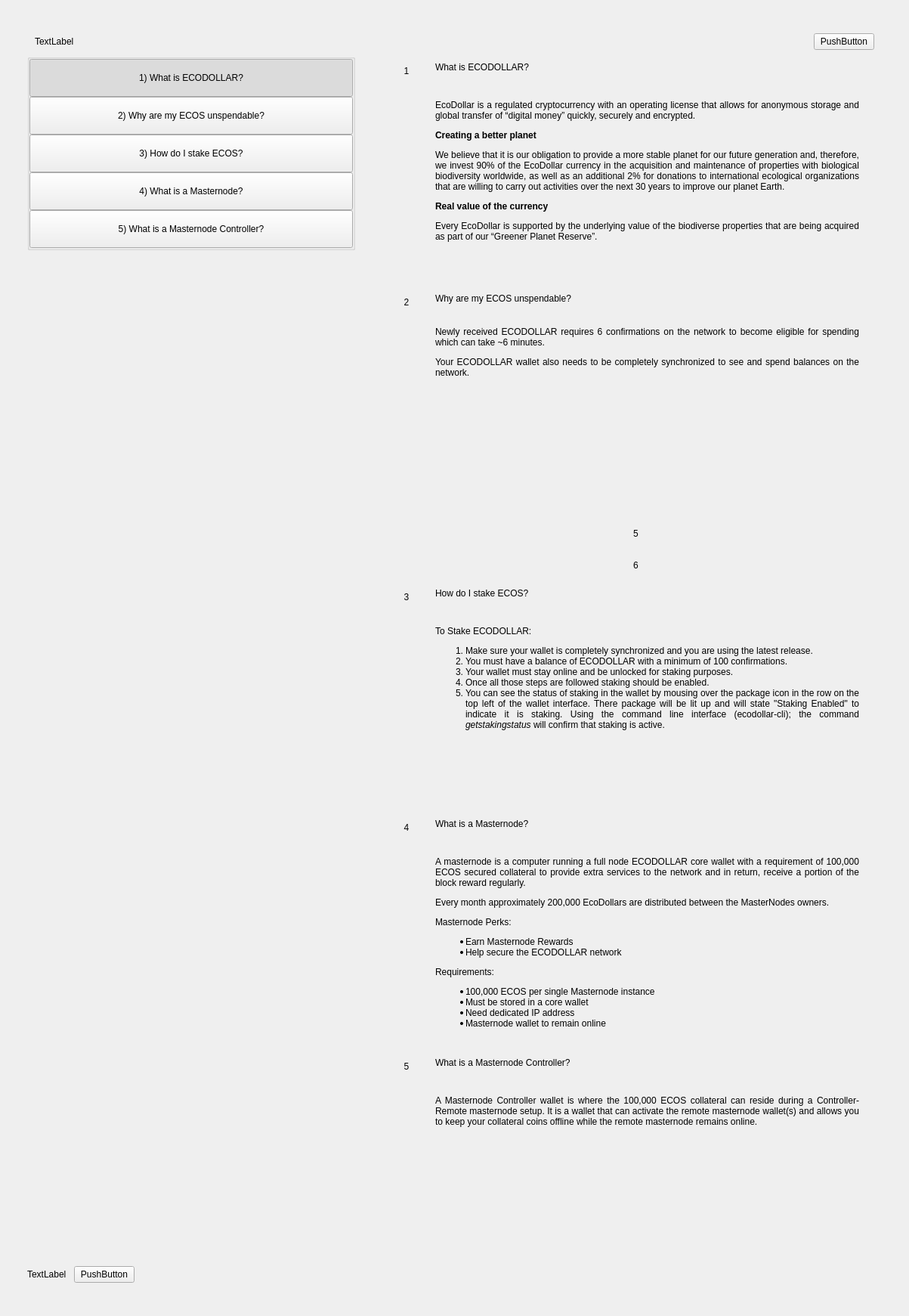
<?xml version="1.0" encoding="UTF-8"?>
<ui version="4.0">
 <class>SettingsFaqWidget</class>
 <widget class="QWidget" name="SettingsFaqWidget">
  <property name="geometry">
   <rect>
    <x>0</x>
    <y>0</y>
    <width>1203</width>
    <height>1741</height>
   </rect>
  </property>
  <property name="windowTitle">
   <string>Form</string>
  </property>
  <layout class="QHBoxLayout" name="horizontalLayout" stretch="0">
   <property name="spacing">
    <number>0</number>
   </property>
   <property name="leftMargin">
    <number>0</number>
   </property>
   <property name="topMargin">
    <number>0</number>
   </property>
   <property name="rightMargin">
    <number>0</number>
   </property>
   <property name="bottomMargin">
    <number>0</number>
   </property>
   <item>
    <widget class="PFBorderImage" name="container">
     <layout class="QVBoxLayout" name="verticalLayoutcont">
      <property name="leftMargin">
       <number>36</number>
      </property>
      <property name="topMargin">
       <number>44</number>
      </property>
      <property name="rightMargin">
       <number>36</number>
      </property>
      <property name="bottomMargin">
       <number>44</number>
      </property>
      <item>
       <layout class="QHBoxLayout" name="horizontalLayout_3">
        <property name="spacing">
         <number>0</number>
        </property>
        <property name="leftMargin">
         <number>10</number>
        </property>
        <property name="rightMargin">
         <number>10</number>
        </property>
        <item>
         <widget class="QLabel" name="labelTitle">
          <property name="text">
           <string>TextLabel</string>
          </property>
         </widget>
        </item>
        <item>
         <spacer name="horizontalSpacer">
          <property name="orientation">
           <enum>Qt::Horizontal</enum>
          </property>
          <property name="sizeHint" stdset="0">
           <size>
            <width>40</width>
            <height>20</height>
           </size>
          </property>
         </spacer>
        </item>
        <item>
         <widget class="QPushButton" name="pushButtonExit">
          <property name="text">
           <string>PushButton</string>
          </property>
         </widget>
        </item>
       </layout>
      </item>
      <item>
       <layout class="QHBoxLayout" name="horizontalLayout_6" stretch="2,0,3">
        <item>
         <widget class="QWidget" name="left" native="true">
          <layout class="QVBoxLayout" name="verticalLayout_3">
           <property name="leftMargin">
            <number>0</number>
           </property>
           <property name="topMargin">
            <number>0</number>
           </property>
           <property name="rightMargin">
            <number>0</number>
           </property>
           <property name="bottomMargin">
            <number>0</number>
           </property>
           <item>
            <layout class="QVBoxLayout" name="verticalLayout_2">
             <property name="spacing">
              <number>0</number>
             </property>
             <item>
              <widget class="QWidget" name="containerButtons" native="true">
               <layout class="QVBoxLayout" name="verticalLayout">
                <property name="spacing">
                 <number>0</number>
                </property>
                <property name="leftMargin">
                 <number>0</number>
                </property>
                <property name="topMargin">
                 <number>0</number>
                </property>
                <property name="rightMargin">
                 <number>0</number>
                </property>
                <property name="bottomMargin">
                 <number>0</number>
                </property>
                <item>
                 <widget class="QGroupBox" name="groupBox">
                  <property name="title">
                   <string/>
                  </property>
                  <layout class="QVBoxLayout" name="verticalLayout_9">
                   <property name="spacing">
                    <number>0</number>
                   </property>
                   <property name="leftMargin">
                    <number>0</number>
                   </property>
                   <property name="topMargin">
                    <number>0</number>
                   </property>
                   <property name="rightMargin">
                    <number>0</number>
                   </property>
                   <property name="bottomMargin">
                    <number>0</number>
                   </property>
                   <item>
                    <widget class="QPushButton" name="pushButtonFaq1">
                     <property name="minimumSize">
                      <size>
                       <width>0</width>
                       <height>50</height>
                      </size>
                     </property>
                     <property name="maximumSize">
                      <size>
                       <width>16777215</width>
                       <height>50</height>
                      </size>
                     </property>
                     <property name="focusPolicy">
                      <enum>Qt::NoFocus</enum>
                     </property>
                     <property name="text">
                      <string>1) What is ECODOLLAR?</string>
                     </property>
                     <property name="checkable">
                      <bool>true</bool>
                     </property>
                     <property name="checked">
                      <bool>true</bool>
                     </property>
                     <property name="autoExclusive">
                      <bool>true</bool>
                     </property>
                    </widget>
                   </item>
                   <item>
                    <widget class="QPushButton" name="pushButtonFaq2">
                     <property name="minimumSize">
                      <size>
                       <width>0</width>
                       <height>50</height>
                      </size>
                     </property>
                     <property name="maximumSize">
                      <size>
                       <width>16777215</width>
                       <height>50</height>
                      </size>
                     </property>
                     <property name="focusPolicy">
                      <enum>Qt::NoFocus</enum>
                     </property>
                     <property name="text">
                      <string>2) Why are my ECOS unspendable?</string>
                     </property>
                     <property name="checkable">
                      <bool>true</bool>
                     </property>
                     <property name="autoExclusive">
                      <bool>true</bool>
                     </property>
                    </widget>
                   </item>
                   <item>
                    <widget class="QPushButton" name="pushButtonFaq7">
                     <property name="minimumSize">
                      <size>
                       <width>0</width>
                       <height>50</height>
                      </size>
                     </property>
                     <property name="focusPolicy">
                      <enum>Qt::NoFocus</enum>
                     </property>
                     <property name="text">
                      <string>3) How do I stake ECOS?</string>
                     </property>
                     <property name="checkable">
                      <bool>true</bool>
                     </property>
                     <property name="autoExclusive">
                      <bool>true</bool>
                     </property>
                    </widget>
                   </item>
                   <item>
                    <widget class="QPushButton" name="pushButtonFaq9">
                     <property name="minimumSize">
                      <size>
                       <width>0</width>
                       <height>50</height>
                      </size>
                     </property>
                     <property name="focusPolicy">
                      <enum>Qt::NoFocus</enum>
                     </property>
                     <property name="text">
                      <string>4) What is a Masternode?</string>
                     </property>
                     <property name="checkable">
                      <bool>true</bool>
                     </property>
                     <property name="autoExclusive">
                      <bool>true</bool>
                     </property>
                    </widget>
                   </item>
                   <item>
                    <widget class="QPushButton" name="pushButtonFaq10">
                     <property name="minimumSize">
                      <size>
                       <width>0</width>
                       <height>50</height>
                      </size>
                     </property>
                     <property name="focusPolicy">
                      <enum>Qt::NoFocus</enum>
                     </property>
                     <property name="text">
                      <string>5) What is a Masternode Controller?</string>
                     </property>
                     <property name="checkable">
                      <bool>true</bool>
                     </property>
                     <property name="autoExclusive">
                      <bool>true</bool>
                     </property>
                    </widget>
                   </item>
                  </layout>
                 </widget>
                </item>
               </layout>
              </widget>
             </item>
             <item>
              <spacer name="verticalSpacer">
               <property name="orientation">
                <enum>Qt::Vertical</enum>
               </property>
               <property name="sizeHint" stdset="0">
                <size>
                 <width>20</width>
                 <height>40</height>
                </size>
               </property>
              </spacer>
             </item>
             <item>
              <layout class="QHBoxLayout" name="horizontalLayout_2">
               <item>
                <widget class="QLabel" name="labelWebLink">
                 <property name="text">
                  <string>TextLabel</string>
                 </property>
                </widget>
               </item>
               <item>
                <spacer name="horizontalSpacer_4">
                 <property name="orientation">
                  <enum>Qt::Horizontal</enum>
                 </property>
                 <property name="sizeType">
                  <enum>QSizePolicy::Minimum</enum>
                 </property>
                 <property name="sizeHint" stdset="0">
                  <size>
                   <width>10</width>
                   <height>20</height>
                  </size>
                 </property>
                </spacer>
               </item>
               <item>
                <widget class="QPushButton" name="pushButtonWebLink">
                 <property name="focusPolicy">
                  <enum>Qt::NoFocus</enum>
                 </property>
                 <property name="text">
                  <string>PushButton</string>
                 </property>
                </widget>
               </item>
               <item>
                <spacer name="horizontalSpacer_2">
                 <property name="orientation">
                  <enum>Qt::Horizontal</enum>
                 </property>
                 <property name="sizeHint" stdset="0">
                  <size>
                   <width>40</width>
                   <height>20</height>
                  </size>
                 </property>
                </spacer>
               </item>
              </layout>
             </item>
            </layout>
           </item>
          </layout>
         </widget>
        </item>
        <item>
         <spacer name="horizontalSpacer_3">
          <property name="orientation">
           <enum>Qt::Horizontal</enum>
          </property>
          <property name="sizeType">
           <enum>QSizePolicy::Minimum</enum>
          </property>
          <property name="sizeHint" stdset="0">
           <size>
            <width>40</width>
            <height>20</height>
           </size>
          </property>
         </spacer>
        </item>
        <item>
         <widget class="QWidget" name="right" native="true">
          <layout class="QVBoxLayout" name="verticalLayout_5">
           <property name="leftMargin">
            <number>0</number>
           </property>
           <property name="topMargin">
            <number>0</number>
           </property>
           <property name="rightMargin">
            <number>0</number>
           </property>
           <property name="bottomMargin">
            <number>0</number>
           </property>
           <item>
            <layout class="QVBoxLayout" name="verticalLayout_6">
             <property name="spacing">
              <number>0</number>
             </property>
             <item>
              <widget class="QScrollArea" name="scrollAreaFaq">
               <property name="styleSheet">
                <string notr="true">#scrollAreaFaq { background:transparent; }</string>
               </property>
               <property name="horizontalScrollBarPolicy">
                <enum>Qt::ScrollBarAlwaysOff</enum>
               </property>
               <property name="sizeAdjustPolicy">
                <enum>QAbstractScrollArea::AdjustIgnored</enum>
               </property>
               <property name="widgetResizable">
                <bool>true</bool>
               </property>
               <property name="alignment">
                <set>Qt::AlignLeading|Qt::AlignLeft|Qt::AlignTop</set>
               </property>
               <widget class="QWidget" name="scrollAreaWidgetContents">
                <property name="geometry">
                 <rect>
                  <x>0</x>
                  <y>0</y>
                  <width>628</width>
                  <height>2344</height>
                 </rect>
                </property>
                <property name="autoFillBackground">
                 <bool>false</bool>
                </property>
                <property name="styleSheet">
                 <string notr="true">#scrollAreaWidgetContents { background:transparent; }</string>
                </property>
                <layout class="QVBoxLayout" name="verticalLayout_7">
                 <property name="spacing">
                  <number>0</number>
                 </property>
                 <property name="sizeConstraint">
                  <enum>QLayout::SetDefaultConstraint</enum>
                 </property>
                 <property name="leftMargin">
                  <number>0</number>
                 </property>
                 <property name="topMargin">
                  <number>0</number>
                 </property>
                 <property name="rightMargin">
                  <number>0</number>
                 </property>
                 <property name="bottomMargin">
                  <number>0</number>
                 </property>
                 <item>
                  <widget class="QWidget" name="widgetFaq1" native="true">
                   <property name="minimumSize">
                    <size>
                     <width>300</width>
                     <height>0</height>
                    </size>
                   </property>
                   <layout class="QHBoxLayout" name="horizontalLayout_1" stretch="0,1">
                    <item alignment="Qt::AlignTop">
                     <widget class="QLabel" name="labelNumber1">
                      <property name="minimumSize">
                       <size>
                        <width>24</width>
                        <height>24</height>
                       </size>
                      </property>
                      <property name="maximumSize">
                       <size>
                        <width>16777215</width>
                        <height>24</height>
                       </size>
                      </property>
                      <property name="text">
                       <string>1</string>
                      </property>
                      <property name="alignment">
                       <set>Qt::AlignCenter</set>
                      </property>
                     </widget>
                    </item>
                    <item>
                     <layout class="QVBoxLayout" name="verticalLayout_61">
                      <property name="leftMargin">
                       <number>20</number>
                      </property>
                      <property name="rightMargin">
                       <number>20</number>
                      </property>
                      <item>
                       <widget class="QLabel" name="labelSubtitle1">
                        <property name="text">
                         <string>What is ECODOLLAR?</string>
                        </property>
                        <property name="wordWrap">
                         <bool>true</bool>
                        </property>
                       </widget>
                      </item>
                      <item>
                       <spacer name="verticalSpacer_10">
                        <property name="orientation">
                         <enum>Qt::Vertical</enum>
                        </property>
                        <property name="sizeType">
                         <enum>QSizePolicy::Fixed</enum>
                        </property>
                        <property name="sizeHint" stdset="0">
                         <size>
                          <width>20</width>
                          <height>30</height>
                         </size>
                        </property>
                       </spacer>
                      </item>
                      <item>
                       <widget class="QLabel" name="labelContent1">
                        <property name="text">
                         <string>
                           &lt;html&gt;&lt;head/&gt;&lt;body&gt;&lt;p align=&quot;justify&quot;&gt;
                           EcoDollar is a regulated cryptocurrency with an operating license that
                           allows for anonymous storage and global transfer of “digital money” quickly,
                           securely and encrypted.
                           &lt;/p&gt; 
                           &lt;p align=&quot;justify&quot;&gt;&lt;b&gt;
                           Creating a better planet
                           &lt;/b&gt;&lt;/p&gt;
                           &lt;p align=&quot;justify&quot;&gt;
                           We believe that it is our obligation to provide a more stable planet for our
                           future generation and, therefore, we invest 90% of the EcoDollar currency in
                           the acquisition and maintenance of properties with biological biodiversity
                           worldwide, as well as an additional 2% for donations to international
                           ecological organizations that are willing to carry out activities over the
                           next 30 years to improve our planet Earth.
                           &lt;/p&gt;
                           &lt;p align=&quot;justify&quot;&gt;&lt;b&gt;
                           Real value of the currency
                           &lt;/b&gt;&lt;/p&gt;
                           &lt;p align=&quot;justify&quot;&gt;
                           Every EcoDollar is supported by the underlying value of the biodiverse
                           properties that are being acquired as part of our “Greener Planet
                           Reserve”.
                           &lt;/p&gt;
                           &lt;/body&gt;&lt;/html&gt;
                         </string>
                        </property>
                        <property name="alignment">
                         <set>Qt::AlignLeading|Qt::AlignLeft|Qt::AlignTop</set>
                        </property>
                        <property name="wordWrap">
                         <bool>true</bool>
                        </property>
                       </widget>
                      </item>
                      <item>
                       <spacer name="verticalSpacer_11">
                        <property name="orientation">
                         <enum>Qt::Vertical</enum>
                        </property>
                        <property name="sizeHint" stdset="0">
                         <size>
                          <width>20</width>
                          <height>20</height>
                         </size>
                        </property>
                       </spacer>
                      </item>
                     </layout>
                    </item>
                   </layout>
                  </widget>
                 </item>
                 <item>
                  <widget class="QWidget" name="widgetFaq2" native="true">
                   <layout class="QHBoxLayout" name="horizontalPage2" stretch="0,1">
                    <item alignment="Qt::AlignTop">
                     <widget class="QLabel" name="labelNumber2">
                      <property name="minimumSize">
                       <size>
                        <width>24</width>
                        <height>24</height>
                       </size>
                      </property>
                      <property name="maximumSize">
                       <size>
                        <width>16777215</width>
                        <height>24</height>
                       </size>
                      </property>
                      <property name="text">
                       <string>2</string>
                      </property>
                      <property name="alignment">
                       <set>Qt::AlignCenter</set>
                      </property>
                     </widget>
                    </item>
                    <item>
                     <layout class="QVBoxLayout" name="verticalLayoutPage2">
                      <property name="spacing">
                       <number>0</number>
                      </property>
                      <property name="leftMargin">
                       <number>20</number>
                      </property>
                      <property name="rightMargin">
                       <number>20</number>
                      </property>
                      <item>
                       <widget class="QLabel" name="labelSubtitle2">
                        <property name="text">
                         <string>Why are my ECOS unspendable?</string>
                        </property>
                        <property name="wordWrap">
                         <bool>true</bool>
                        </property>
                       </widget>
                      </item>
                      <item>
                       <spacer name="verticalSpacer_20">
                        <property name="orientation">
                         <enum>Qt::Vertical</enum>
                        </property>
                        <property name="sizeType">
                         <enum>QSizePolicy::Fixed</enum>
                        </property>
                        <property name="sizeHint" stdset="0">
                         <size>
                          <width>20</width>
                          <height>30</height>
                         </size>
                        </property>
                       </spacer>
                      </item>
                      <item>
                       <widget class="QLabel" name="labelContent2">
                        <property name="text">
                         <string>
                           &lt;html&gt;&lt;head/&gt;&lt;body&gt;&lt;p align=&quot;justify&quot;&gt;
                           Newly received ECODOLLAR requires 6 confirmations on the network
                           to become eligible for spending which can take ~6 minutes.
                           &lt;/p&gt;&lt;p align=&quot;justify&quot;&gt;
                           Your ECODOLLAR wallet also needs to be completely synchronized
                           to see and spend balances on the network.
                           &lt;/p&gt;&lt;/body&gt;&lt;/html&gt;
                         </string>
                        </property>
                        <property name="alignment">
                         <set>Qt::AlignLeading|Qt::AlignLeft|Qt::AlignTop</set>
                        </property>
                        <property name="wordWrap">
                         <bool>true</bool>
                        </property>
                       </widget>
                      </item>
                      <item>
                       <spacer name="verticalSpacer_21">
                        <property name="orientation">
                         <enum>Qt::Vertical</enum>
                        </property>
                        <property name="sizeHint" stdset="0">
                         <size>
                          <width>20</width>
                          <height>20</height>
                         </size>
                        </property>
                       </spacer>
                      </item>
                     </layout>
                    </item>
                   </layout>
                  </widget>
                 </item>
                 <item>
                  <widget class="QWidget" name="widgetFaq5" native="true">
                   <layout class="QHBoxLayout" name="horizontalPage_5" stretch="0,1">
                    <item alignment="Qt::AlignTop">
                     <widget class="QLabel" name="labelNumber5">
                      <property name="minimumSize">
                       <size>
                        <width>24</width>
                        <height>24</height>
                       </size>
                      </property>
                      <property name="maximumSize">
                       <size>
                        <width>16777215</width>
                        <height>24</height>
                       </size>
                      </property>
                      <property name="text">
                       <string>5</string>
                      </property>
                      <property name="alignment">
                       <set>Qt::AlignCenter</set>
                      </property>
                     </widget>
                    </item>
                   </layout>
                  </widget>
                 </item>
                 <item>
                  <widget class="QWidget" name="widgetFaq6" native="true">
                   <layout class="QHBoxLayout" name="horizontalpage_6" stretch="0,1">
                    <item alignment="Qt::AlignTop">
                     <widget class="QLabel" name="labelNumber6">
                      <property name="minimumSize">
                       <size>
                        <width>24</width>
                        <height>24</height>
                       </size>
                      </property>
                      <property name="maximumSize">
                       <size>
                        <width>16777215</width>
                        <height>24</height>
                       </size>
                      </property>
                      <property name="text">
                       <string>6</string>
                      </property>
                      <property name="alignment">
                       <set>Qt::AlignCenter</set>
                      </property>
                     </widget>
                    </item>
                   </layout>
                  </widget>
                 </item>
                 <item>
                  <widget class="QWidget" name="widgetFaq7" native="true">
                   <layout class="QHBoxLayout" name="horizontalpage_7" stretch="0,1">
                    <item alignment="Qt::AlignTop">
                     <widget class="QLabel" name="labelNumber7">
                      <property name="minimumSize">
                       <size>
                        <width>24</width>
                        <height>24</height>
                       </size>
                      </property>
                      <property name="maximumSize">
                       <size>
                        <width>16777215</width>
                        <height>24</height>
                       </size>
                      </property>
                      <property name="text">
                       <string>3</string>
                      </property>
                      <property name="alignment">
                       <set>Qt::AlignCenter</set>
                      </property>
                     </widget>
                    </item>
                    <item>
                     <layout class="QVBoxLayout" name="verticalLayoutpage_7">
                      <property name="leftMargin">
                       <number>20</number>
                      </property>
                      <property name="rightMargin">
                       <number>20</number>
                      </property>
                      <item>
                       <widget class="QLabel" name="labelSubtitle7">
                        <property name="text">
                         <string>How do I stake ECOS?</string>
                        </property>
                        <property name="wordWrap">
                         <bool>true</bool>
                        </property>
                       </widget>
                      </item>
                      <item>
                       <spacer name="verticalSpacer_70">
                        <property name="orientation">
                         <enum>Qt::Vertical</enum>
                        </property>
                        <property name="sizeType">
                         <enum>QSizePolicy::Fixed</enum>
                        </property>
                        <property name="sizeHint" stdset="0">
                         <size>
                          <width>20</width>
                          <height>30</height>
                         </size>
                        </property>
                       </spacer>
                      </item>
                      <item>
                       <widget class="QLabel" name="labelContent7">
                        <property name="text">
                         <string>
                           &lt;html&gt;&lt;head/&gt;&lt;body&gt;&lt;p align=&quot;justify&quot;&gt;
                           To Stake ECODOLLAR:
                           &lt;/p&gt;&lt;p align=&quot;justify&quot;&gt;
                           &lt;ol&gt;&lt;li&gt;
                           Make sure your wallet is completely synchronized and you are using the latest release.
                           &lt;li&gt;
                           You must have a balance of ECODOLLAR with a minimum of 100 confirmations.
                           &lt;li&gt;
                           Your wallet must stay online and be unlocked for staking purposes.
                           &lt;li&gt;
                           Once all those steps are followed staking should be enabled.
                           &lt;li&gt;
                           You can see the status of staking in the wallet by mousing over the package icon in the row on the top left of the wallet interface. There package will be lit up and will state &quot;Staking Enabled&quot; to indicate it is staking.  Using the command line interface (ecodollar-cli); the command &lt;i&gt;getstakingstatus&lt;/i&gt; will confirm that staking is active.
                           &lt;/li&gt;&lt;/ol&gt;
                           &lt;/p&gt;&lt;/body&gt;&lt;/html&gt;
                         </string>
                        </property>
                        <property name="alignment">
                         <set>Qt::AlignLeading|Qt::AlignLeft|Qt::AlignTop</set>
                        </property>
                        <property name="wordWrap">
                         <bool>true</bool>
                        </property>
                       </widget>
                      </item>
                      <item>
                       <spacer name="verticalSpacer_71">
                        <property name="orientation">
                         <enum>Qt::Vertical</enum>
                        </property>
                        <property name="sizeHint" stdset="0">
                         <size>
                          <width>20</width>
                          <height>20</height>
                         </size>
                        </property>
                       </spacer>
                      </item>
                     </layout>
                    </item>
                   </layout>
                  </widget>
                 </item>
                 <item>
                  <widget class="QWidget" name="widgetFaq9" native="true">
                   <layout class="QHBoxLayout" name="horizontalpage_9" stretch="0,1">
                    <item alignment="Qt::AlignTop">
                     <widget class="QLabel" name="labelNumber9">
                      <property name="minimumSize">
                       <size>
                        <width>24</width>
                        <height>24</height>
                       </size>
                      </property>
                      <property name="maximumSize">
                       <size>
                        <width>16777215</width>
                        <height>24</height>
                       </size>
                      </property>
                      <property name="text">
                       <string>4</string>
                      </property>
                      <property name="alignment">
                       <set>Qt::AlignCenter</set>
                      </property>
                     </widget>
                    </item>
                    <item>
                     <layout class="QVBoxLayout" name="verticalLayoutpage_9">
                      <property name="leftMargin">
                       <number>20</number>
                      </property>
                      <property name="rightMargin">
                       <number>20</number>
                      </property>
                      <item>
                       <widget class="QLabel" name="labelSubtitle9">
                        <property name="text">
                         <string>What is a Masternode?</string>
                        </property>
                        <property name="wordWrap">
                         <bool>true</bool>
                        </property>
                       </widget>
                      </item>
                      <item>
                       <spacer name="verticalSpacer_90">
                        <property name="orientation">
                         <enum>Qt::Vertical</enum>
                        </property>
                        <property name="sizeType">
                         <enum>QSizePolicy::Fixed</enum>
                        </property>
                        <property name="sizeHint" stdset="0">
                         <size>
                          <width>20</width>
                          <height>30</height>
                         </size>
                        </property>
                       </spacer>
                      </item>
                      <item>
                       <widget class="QLabel" name="labelContent9">
                        <property name="text">
                         <string>
                           &lt;html&gt;&lt;head/&gt;&lt;body&gt;&lt;p align=&quot;justify&quot;&gt;
                           A masternode is a computer running a full node ECODOLLAR core wallet with a
                           requirement of 100,000 ECOS secured collateral to provide extra services
                           to the network and in return, receive a portion of the block reward
                           regularly.

                           &lt;/p&gt;&lt;p align=&quot;justify&quot;&gt;
                           Every month approximately 200,000 EcoDollars are distributed between the
                           MasterNodes owners.
                           &lt;/p&gt;&lt;p align=&quot;justify&quot;&gt;

                           Masternode Perks:
                           &lt;/p&gt;&lt;p align=&quot;justify&quot;&gt;
                           &lt;ul&gt;
                           &lt;li&gt;Earn Masternode Rewards&lt;/li&gt;
                           &lt;li&gt;Help secure the ECODOLLAR network&lt;/li&gt;
                           &lt;/ul&gt;
                           &lt;/p&gt;&lt;p align=&quot;justify&quot;&gt;

                           Requirements:
                           &lt;/p&gt;&lt;p align=&quot;justify&quot;&gt;
                           &lt;ul&gt;
                           &lt;li&gt;100,000 ECOS per single Masternode instance&lt;/li&gt;
                           &lt;li&gt;Must be stored in a core wallet&lt;/li&gt;
                           &lt;li&gt;Need dedicated IP address&lt;/li&gt;
                           &lt;li&gt;Masternode wallet to remain online&lt;/li&gt;
                           &lt;/ul&gt;
                           &lt;/p&gt;&lt;/body&gt;&lt;/html&gt;
                         </string>
                        </property>
                        <property name="alignment">
                         <set>Qt::AlignLeading|Qt::AlignLeft|Qt::AlignTop</set>
                        </property>
                        <property name="wordWrap">
                         <bool>true</bool>
                        </property>
                       </widget>
                      </item>
                      <item>
                       <spacer name="verticalSpacer_91">
                        <property name="orientation">
                         <enum>Qt::Vertical</enum>
                        </property>
                        <property name="sizeHint" stdset="0">
                         <size>
                          <width>20</width>
                          <height>20</height>
                         </size>
                        </property>
                       </spacer>
                      </item>
                     </layout>
                    </item>
                   </layout>
                  </widget>
                 </item>
                 <item>
                  <widget class="QWidget" name="widgetFaq10" native="true">
                   <layout class="QHBoxLayout" name="horizontalpage_10" stretch="0,1">
                    <item alignment="Qt::AlignTop">
                     <widget class="QLabel" name="labelNumber10">
                      <property name="minimumSize">
                       <size>
                        <width>24</width>
                        <height>24</height>
                       </size>
                      </property>
                      <property name="maximumSize">
                       <size>
                        <width>16777215</width>
                        <height>24</height>
                       </size>
                      </property>
                      <property name="text">
                       <string>5</string>
                      </property>
                      <property name="alignment">
                       <set>Qt::AlignCenter</set>
                      </property>
                     </widget>
                    </item>
                    <item>
                     <layout class="QVBoxLayout" name="verticalLayoutpage_10">
                      <property name="leftMargin">
                       <number>20</number>
                      </property>
                      <property name="rightMargin">
                       <number>20</number>
                      </property>
                      <item>
                       <widget class="QLabel" name="labelSubtitle10">
                        <property name="text">
                         <string>What is a Masternode Controller?</string>
                        </property>
                        <property name="wordWrap">
                         <bool>true</bool>
                        </property>
                       </widget>
                      </item>
                      <item>
                       <spacer name="verticalSpacer_100">
                        <property name="orientation">
                         <enum>Qt::Vertical</enum>
                        </property>
                        <property name="sizeType">
                         <enum>QSizePolicy::Fixed</enum>
                        </property>
                        <property name="sizeHint" stdset="0">
                         <size>
                          <width>20</width>
                          <height>30</height>
                         </size>
                        </property>
                       </spacer>
                      </item>
                      <item>
                       <widget class="QLabel" name="labelContent10">
                        <property name="text">
                         <string>&lt;html&gt;&lt;head/&gt;&lt;body&gt;&lt;p align=&quot;justify&quot;&gt;A Masternode Controller wallet is where the 100,000 ECOS collateral can reside during a Controller-Remote masternode setup. It is a wallet that can activate the remote masternode wallet(s) and allows you to keep your collateral coins offline while the remote masternode remains online. &lt;/p&gt;&lt;/body&gt;&lt;/html&gt;</string>
                        </property>
                        <property name="alignment">
                         <set>Qt::AlignLeading|Qt::AlignLeft|Qt::AlignTop</set>
                        </property>
                        <property name="wordWrap">
                         <bool>true</bool>
                        </property>
                       </widget>
                      </item>
                      <item>
                       <spacer name="verticalSpacer_92">
                        <property name="orientation">
                         <enum>Qt::Vertical</enum>
                        </property>
                        <property name="sizeHint" stdset="0">
                         <size>
                          <width>20</width>
                          <height>20</height>
                         </size>
                        </property>
                       </spacer>
                      </item>
                     </layout>
                    </item>
                   </layout>
                  </widget>
                 </item>
                </layout>
               </widget>
              </widget>
             </item>
            </layout>
           </item>
          </layout>
         </widget>
        </item>
       </layout>
      </item>
     </layout>
    </widget>
   </item>
  </layout>
 </widget>
 <customwidgets>
  <customwidget>
   <class>PFBorderImage</class>
   <extends>QFrame</extends>
   <header>qt/ecodollar/pfborderimage.h</header>
   <container>1</container>
  </customwidget>
 </customwidgets>
 <resources/>
 <connections/>
</ui>
